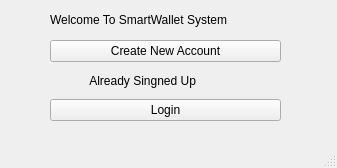
<?xml version="1.0" encoding="UTF-8"?>
<ui version="4.0">
 <class>MainWindow</class>
 <widget class="QMainWindow" name="MainWindow">
  <property name="geometry">
   <rect>
    <x>0</x>
    <y>0</y>
    <width>337</width>
    <height>168</height>
   </rect>
  </property>
  <property name="windowTitle">
   <string>Smart Wallet</string>
  </property>
  <widget class="QWidget" name="centralwidget">
   <widget class="QWidget" name="layoutWidget">
    <property name="geometry">
     <rect>
      <x>50</x>
      <y>40</y>
      <width>231</width>
      <height>81</height>
     </rect>
    </property>
    <layout class="QVBoxLayout" name="verticalLayout">
     <item>
      <widget class="QPushButton" name="NewClientButton">
       <property name="text">
        <string>Create New Account</string>
       </property>
      </widget>
     </item>
     <item>
      <widget class="QLabel" name="label">
       <property name="text">
        <string>            Already Singned Up</string>
       </property>
      </widget>
     </item>
     <item>
      <widget class="QPushButton" name="LoginButton">
       <property name="text">
        <string>Login</string>
       </property>
      </widget>
     </item>
    </layout>
   </widget>
   <widget class="QLabel" name="label_2">
    <property name="geometry">
     <rect>
      <x>50</x>
      <y>10</y>
      <width>231</width>
      <height>20</height>
     </rect>
    </property>
    <property name="text">
     <string>Welcome To SmartWallet System</string>
    </property>
   </widget>
  </widget>
  <widget class="QMenuBar" name="menubar">
   <property name="geometry">
    <rect>
     <x>0</x>
     <y>0</y>
     <width>337</width>
     <height>22</height>
    </rect>
   </property>
  </widget>
  <widget class="QStatusBar" name="statusbar"/>
 </widget>
 <resources/>
 <connections/>
</ui>
